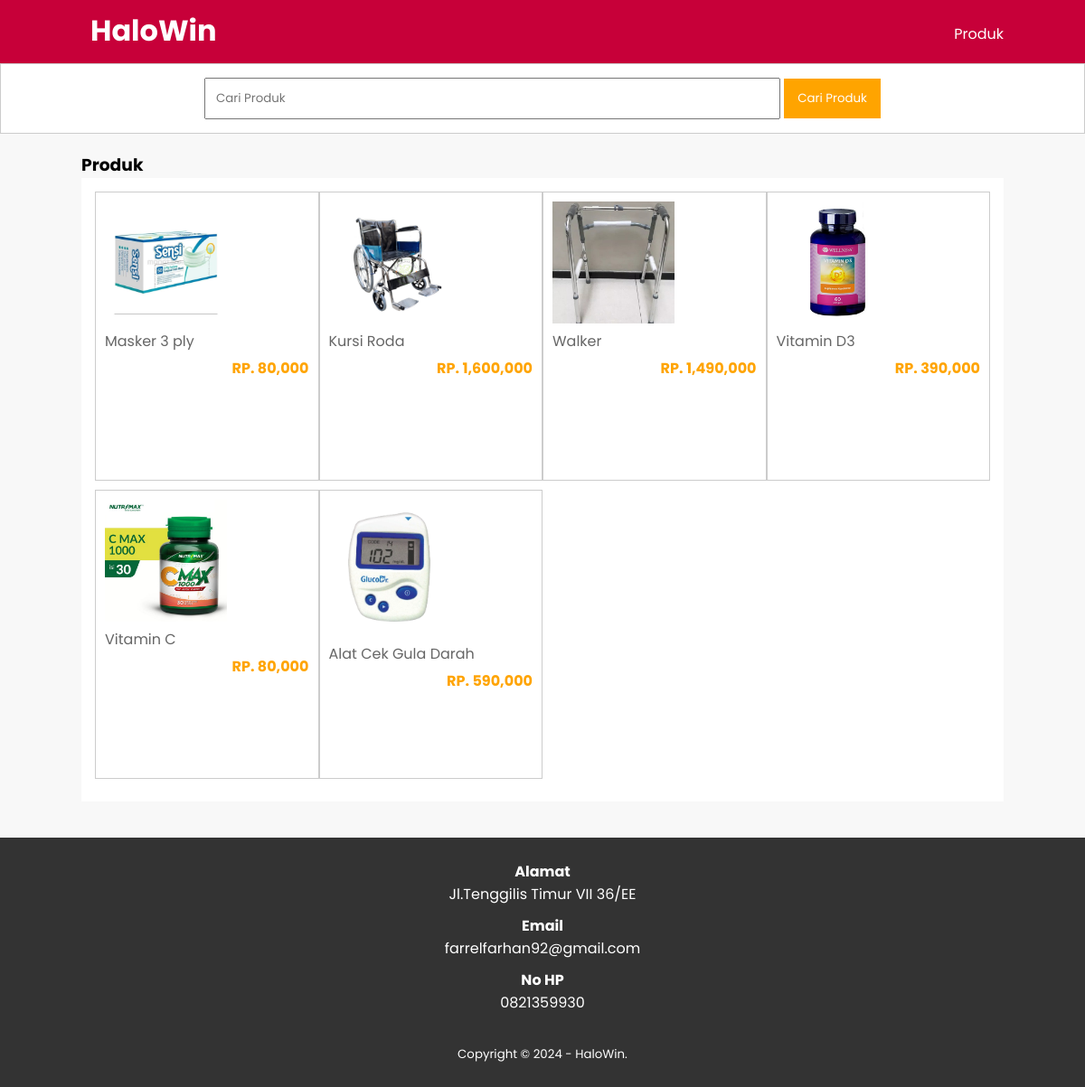
/produk.php, run on the app's committed database.
### tables this page shows
CREATE TABLE `tb_product` (
  `product_id` int(11) NOT NULL,
  `category_id` int(11) NOT NULL,
  `product_name` varchar(100) NOT NULL,
  `product_price` int(11) NOT NULL,
  `product_description` text NOT NULL,
  `product_image` varchar(100) NOT NULL,
  `product_status` tinyint(4) NOT NULL,
  `date_create` timestamp NOT NULL DEFAULT current_timestamp()
);

### produk.php (the view, shortened to what this page needs)
<?php
include 'db.php';
$kontak = mysqli_query($conn, "SELECT admin_telp, admin_email, admin_addres FROM tb_admin
WHERE admin_id =1");
$a = mysqli_fetch_object($kontak);
?>
<!DOCTYPE html>
<html>
<head>
    <link rel="stylesheet" type="text/css" href="css/style.css">
</head>
<body>
    <header>
        <div class="container">
            <h1><a href="index.php">HaloWin</a></h1>
            <ul>
                <li><a href="produk.php">Produk</a></li>
            </ul>
        </div>
    </header>
    <div class="search">
        <div class="container">
            <form action="produk.php">
                <input type="text" name="search" placeholder="Cari Produk" value="<?php echo $_GET['search'] ?>">
                <input type="submit" name="cari" value="Cari Produk">
            </form>
        </div>
    </div>
    <div class="section">
        <div class="container">
            <h3>Produk</h3>
            <div class="box">
                <?php
                $produk = mysqli_query($conn, "SELECT * FROM tb_product WHERE product_status =1 $where ORDER BY product_id DESC ");
                if (mysqli_num_rows($produk) > 0) {
                    while ($p = mysqli_fetch_array($produk)) {
                ?>
                        <a href="detail-produk.php?id=<?php echo urlencode($p['product_id']); ?>">
                            <div class="col-4">
                                <img src="produk/<?php echo $p['product_image'] ?>">
                                <p class="nama"><?php echo substr($p['product_name'], 0, 30) ?></p>
                                <p class="harga">RP. <?php echo number_format($p['product_price']) ?></p>
                            </div>
                        </a>
                    <?php }
                } else { ?>
                    <p>Produk Tidak Ada</p>
                <?php } ?>
            </div>
        </div>
    </div>
    <div class="footer">
        <div class="container">
            <h4>Alamat</h4>
            <p><?php echo $a->admin_addres ?></p>
            <h4>Email</h4>
            <p><?php echo $a->admin_email ?></p>
            <h4>No HP</h4>
            <p><?php echo $a->admin_telp ?></p>
            <small>Copyright &copy; 2024 - HaloWin.</small>
        </div>
    </div>
</body>
</html>

### css/style.css (style rules this page uses)
* { padding: 0; margin: 0; font-family: "Poppins", sans-serif; }
body { background-color: #f8f8f8; }
a { color: inherit; text-decoration: none; }
header { background-color: #c70039; color: #fff; }
header h1 { float: left; padding: 10px; }
header ul { float: right; }
header ul li { display: inline-block; }
header ul li a { padding: 25px 0 20px 15px; display: inline-block; }
.container { width: 85%; margin: 0 auto; }
.container:after { content: ""; display: block; clear: both; }
.section { padding: 20px 0; }
.box { background-color: #fff; padding: 15px; margin-bottom: 20px; box-sizing: border-box; }
.box:after { content: ""; display: block; clear: both; }
.search { padding: 15px 0; background-color: #fff; border: 1px solid #ccc; text-align: center; }
.search input[type="text"] { width: 60%; padding: 11px; }
.search input[type="submit"] { padding: 12px 15px; background-color: #ffa400; color: #fff; border: none; cursor: pointer; }
.col-4 { width: 25%; height: 320px; border: 1px solid #ccc; float: left; padding: 10px; box-sizing: border-box; margin-bottom: 10px; }
.col-4 img { width: 60%; }
.col-4 .nama { color: #666; margin-bottom: 5px; }
.col-4 .harga { font-weight: bold; color: #ffa400; float: right; }
.footer { padding: 25px; background-color: #333; color: #fff; text-align: center; }
.footer p { margin-bottom: 10px; }
.footer small { margin-top: 25px; display: inline-block; }

### data on the page
tb_product: product_image (picture), product_name "Masker 3 ply", product_price "80,000"
tb_product: product_image (picture), product_name "Kursi Roda", product_price "1,600,000"
tb_product: product_image (picture), product_name "Walker", product_price "1,490,000"
tb_product: product_image (picture), product_name "Vitamin D3", product_price "390,000"
tb_product: product_image (picture), product_name "Vitamin C", product_price "80,000"
tb_product: product_image (picture), product_name "Alat Cek Gula Darah", product_price "590,000"

### other printed values
$a->admin_addres "Jl.Tenggilis Timur VII 36/EE"
$a->admin_email "farrelfarhan92@gmail.com"
$a->admin_telp "0821359930"
